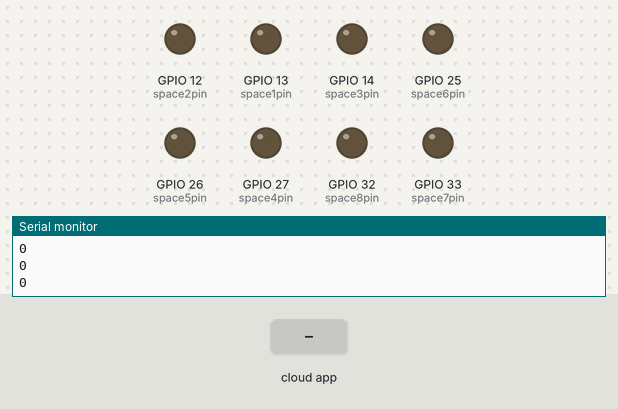
The sketch below on a simulated ESP8266 (NodeMCU). On the bench: output pins drawn as LEDs (lit = HIGH), the last lines printed to the serial monitor. The inputs (shaded band) are chosen by the test bench. WiFi joins after 1.5 s; servers stay silent unless stated; the Firebase database answers and starts empty.

Above: at 2.7 s.
2.8 s: the phone or cloud app sets space1 to 1
At 6.3 s:
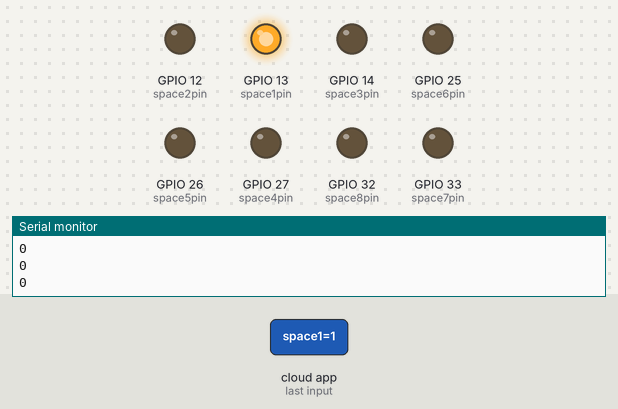
6.9 s: the phone or cloud app sets space2 to 1
At 8.4 s:
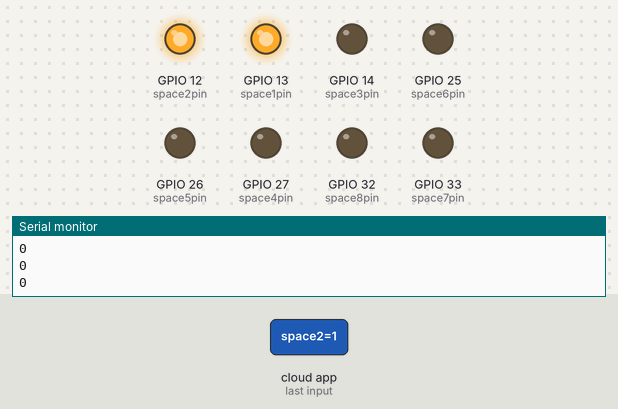
9.6 s: the phone or cloud app sets space3 to 1
At 11.7 s:
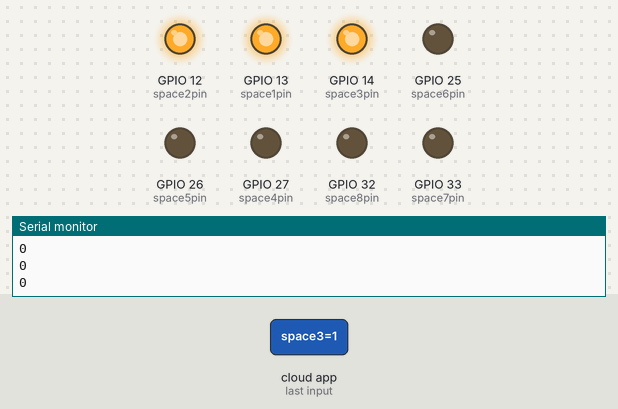
12.3 s: the phone or cloud app sets space4 to 1
At 14.7 s:
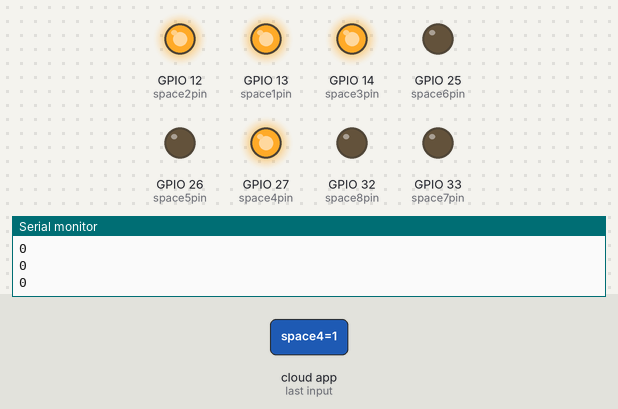
15.0 s: the phone or cloud app sets space5 to 1
At 17.0 s:
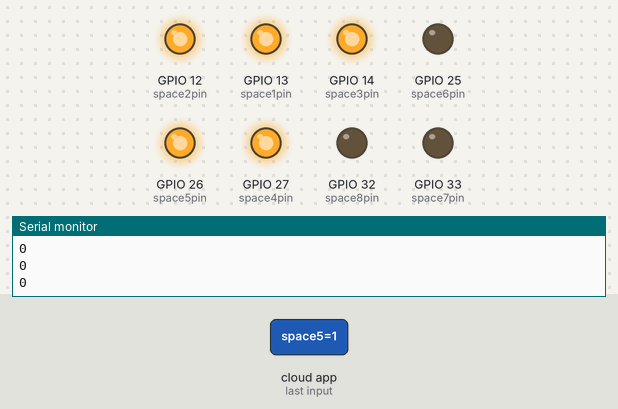
17.7 s: the phone or cloud app sets space6 to 1
At 20.3 s:
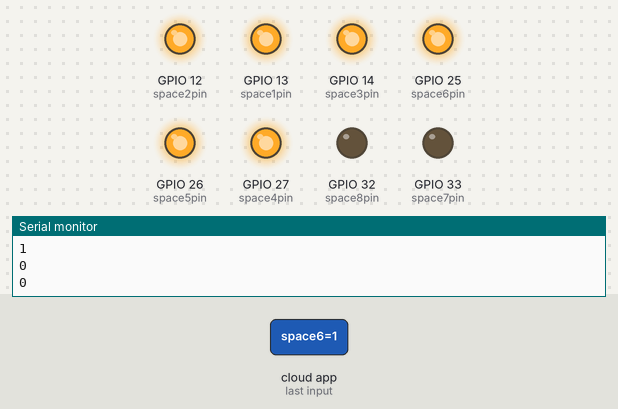
Timing chart, 0 to 21.4 s (numbered marks = the images above; inputs shaded):
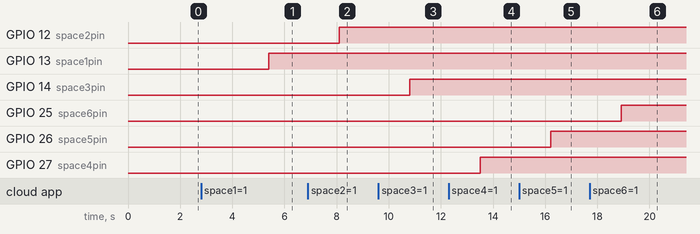

The sketch:

esp32FirebaseDisplay.ino
```cpp
#include <Arduino.h>
#if defined(ESP32)
  #include <WiFi.h>
#elif defined(ESP8266)
  #include <ESP8266WiFi.h>
#endif
#include <Firebase_ESP_Client.h>

//Provide the token generation process info.
#include "addons/TokenHelper.h"
//Provide the RTDB payload printing info and other helper functions.
#include "addons/RTDBHelper.h"

//NETWORK AND API INFO=====================================================================
#define WIFI_SSID "dream"
#define WIFI_PASSWORD "600312600"

// Insert Firebase project API Key
#define API_KEY "AIzaSyD-mrYNBScSexbSjY7U5lLQ6I3IElHlPX4"
#define DATABASE_URL "espdemo-519c5-default-rtdb.firebaseio.com"


//VARIABLES AND OBJECTS===================================================================
FirebaseData fbdo;
FirebaseAuth auth;
FirebaseConfig config;

unsigned long sendDataPrevMillis = 0;
int intValue;
float floatValue;
bool signupOK = false;

//variables for each space represented on firebase
int space_1;
int space_2;
int space_3;
int space_4;
int space_5;
int space_6;
int space_7;
int space_8;

//variables for each pin on board
int space1pin = 13;
int space2pin = 12;
int space3pin = 14;
int space4pin = 27;
int space5pin = 26;
int space6pin = 25;
int space7pin = 33;
int space8pin = 32;


//FIREBASE INIT PROCESS===================================================================
void FIREBASE_INIT_PROCESS(){
  Serial.begin(115200);
  WiFi.begin(WIFI_SSID, WIFI_PASSWORD);
  Serial.print("Connecting to Wi-Fi");
  while (WiFi.status() != WL_CONNECTED) {
    Serial.print(".");
    delay(300);
  }
  Serial.println();
  Serial.print("Connected with IP: ");
  Serial.println(WiFi.localIP());
  Serial.println();

  /* Assign the api key (required) */
  config.api_key = API_KEY;

  /* Assign the RTDB URL (required) */
  config.database_url = DATABASE_URL;

  /* Sign up */
  if (Firebase.signUp(&config, &auth, "", "")) {
    Serial.println("ok");
    signupOK = true;
  }
  else {
    Serial.printf("%s\n", config.signer.signupError.message.c_str());
  }

  /* Assign the callback function for the long running token generation task */
  config.token_status_callback = tokenStatusCallback; //see addons/TokenHelper.h

  Firebase.begin(&config, &auth);
  Firebase.reconnectWiFi(true);
}

//FETCHER METHOD FOR LOTS====================================================================================
void fetchLotStatus(){
  if (Firebase.ready() && signupOK) { //FETCHES ALL DATA

    //LOT 1====================================================
    if (Firebase.RTDB.getInt(&fbdo, "/test/space1")) {
      if (fbdo.dataType() == "int") {
        space_1 = fbdo.intData();
        Serial.println(space_1);
      }
    } else {
      Serial.println(fbdo.errorReason());
    }

    //LOT 2====================================================
    if (Firebase.RTDB.getInt(&fbdo, "/test/space2")) {
      if (fbdo.dataType() == "int") {
        space_2 = fbdo.intData();
        Serial.println(space_2);
      }
    } else {
      Serial.println(fbdo.errorReason());
    }

    //LOT 3====================================================
    if (Firebase.RTDB.getInt(&fbdo, "/test/space3")) {
      if (fbdo.dataType() == "int") {
        space_3 = fbdo.intData();
        Serial.println(space_3);
      }
    } else {
      Serial.println(fbdo.errorReason());
    }

    //LOT 4====================================================
    if (Firebase.RTDB.getInt(&fbdo, "/test/space4")) {
      if (fbdo.dataType() == "int") {
        space_4 = fbdo.intData();
        Serial.println(space_4);
      }
    } else {
      Serial.println(fbdo.errorReason());
    }

    //LOT 5====================================================
    if (Firebase.RTDB.getInt(&fbdo, "/test/space5")) {
      if (fbdo.dataType() == "int") {
        space_5 = fbdo.intData();
        Serial.println(space_5);
      }
    } else {
      Serial.println(fbdo.errorReason());
    }

    //LOT 6====================================================
    if (Firebase.RTDB.getInt(&fbdo, "/test/space6")) {
      if (fbdo.dataType() == "int") {
        space_6 = fbdo.intData();
        Serial.println(space_6);
      }
    } else {
      Serial.println(fbdo.errorReason());
    }

    //LOT 7====================================================
    if (Firebase.RTDB.getInt(&fbdo, "/test/space7")) {
      if (fbdo.dataType() == "int") {
        space_7 = fbdo.intData();
        Serial.println(space_7);
      }
    } else {
      Serial.println(fbdo.errorReason());
    }

    //LOT 8====================================================
    if (Firebase.RTDB.getInt(&fbdo, "/test/space8")) {
      if (fbdo.dataType() == "int") {
        space_8 = fbdo.intData();
        Serial.println(space_8);
      }
    } else {
      Serial.println(fbdo.errorReason());
    }

  }


  //end println for formatting
  Serial.println();
}

void updateLotStatus(){
  if(space_1 == 1){
    digitalWrite(space1pin, HIGH);
  } else {
    digitalWrite(space1pin, LOW);
  }

  if(space_2 == 1){
    digitalWrite(space2pin, HIGH);
  } else {
    digitalWrite(space2pin, LOW);
  }

  if(space_3 == 1){
    digitalWrite(space3pin, HIGH);
  } else {
    digitalWrite(space3pin, LOW);
  }

  if(space_4 == 1){
    digitalWrite(space4pin, HIGH);
  } else {
    digitalWrite(space4pin, LOW);
  }

  if(space_5 == 1){
    digitalWrite(space5pin, HIGH);
  } else {
    digitalWrite(space5pin, LOW);
  }

  if(space_6 == 1){
    digitalWrite(space6pin, HIGH);
  } else {
    digitalWrite(space6pin, LOW);
  }

  if(space_7 == 1){
    digitalWrite(space7pin, HIGH);
  } else {
    digitalWrite(space7pin, LOW);
  }

  if(space_8 == 1){
    digitalWrite(space8pin, HIGH);
  } else {
    digitalWrite(space8pin, LOW);
  }
}


//SETUP======================================================================================================
void setup() {
  FIREBASE_INIT_PROCESS();

  pinMode(space1pin, OUTPUT);
  pinMode(space2pin, OUTPUT);
  pinMode(space3pin, OUTPUT);
  pinMode(space4pin, OUTPUT);
  pinMode(space5pin, OUTPUT);
  pinMode(space6pin, OUTPUT);
  pinMode(space7pin, OUTPUT);
  pinMode(space8pin, OUTPUT);

}

//MAIN LOOP==================================================================================================
void loop() {
  //fetches information from firebase to send to lots
  fetchLotStatus();

  //updates lots
  updateLotStatus();

  delay(1500); //delay for firebase update - change at will
}
```

Measured:
- after the input at 2.8 s, GPIO 13 (space1pin): LOW → HIGH after 2.6 s
- after the input at 6.9 s, GPIO 12 (space2pin): LOW → HIGH after 1.2 s
- after the input at 9.6 s, GPIO 14 (space3pin): LOW → HIGH after 1.2 s
- after the input at 12.3 s, GPIO 27 (space4pin): LOW → HIGH after 1.2 s
- after the input at 15.0 s, GPIO 26 (space5pin): LOW → HIGH after 1.2 s
- after the input at 17.7 s, GPIO 25 (space6pin): LOW → HIGH after 1.2 s
